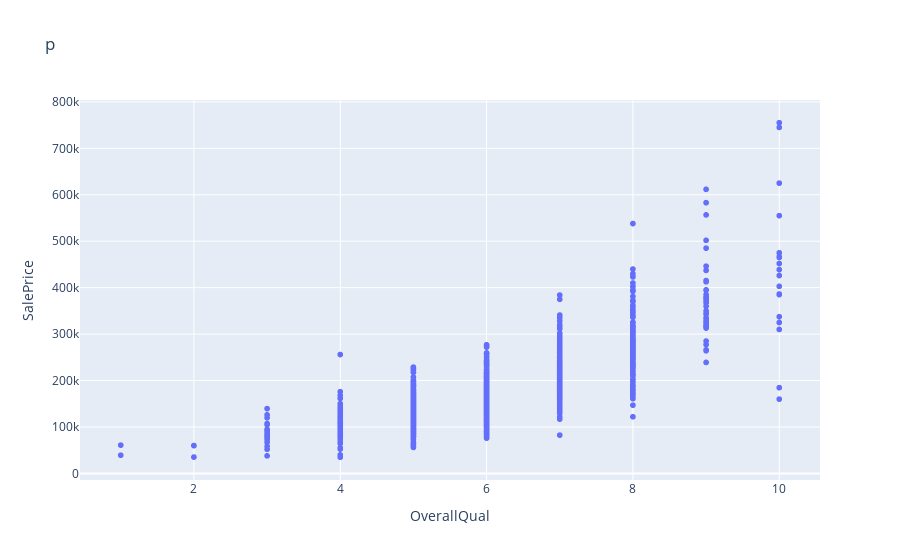

Notebook cell for this chart:
### Code cell
import plotly.express as px
# df = px.data.tips()
fig=px.scatter(df,x='OverallQual',y='SalePrice',title='p')
fig.show()

### Figure 1 — Plotly figure (JSON) as saved in the notebook; plotly's stock layout.template omitted (floating-point values rounded to 4 significant figures; data arrays with more than 128 entries replaced by an {"elided": "..."} marker saying what was removed)
{"data": [{"hovertemplate": "OverallQual=%{x}<br>SalePrice=%{y}<extra></extra>", "legendgroup": "", "marker": {"color": "#636efa", "symbol": "circle"}, "mode": "markers", "name": "", "showlegend": false, "type": "scattergl", "x": {"elided": "1460 int values"}, "xaxis": "x", "y": {"elided": "1460 int values"}, "yaxis": "y"}], "layout": {"legend": {"tracegroupgap": 0}, "title": {"text": "p"}, "xaxis": {"anchor": "y", "domain": [0, 1], "title": {"text": "OverallQual"}}, "yaxis": {"anchor": "x", "domain": [0, 1], "title": {"text": "SalePrice"}}}}
